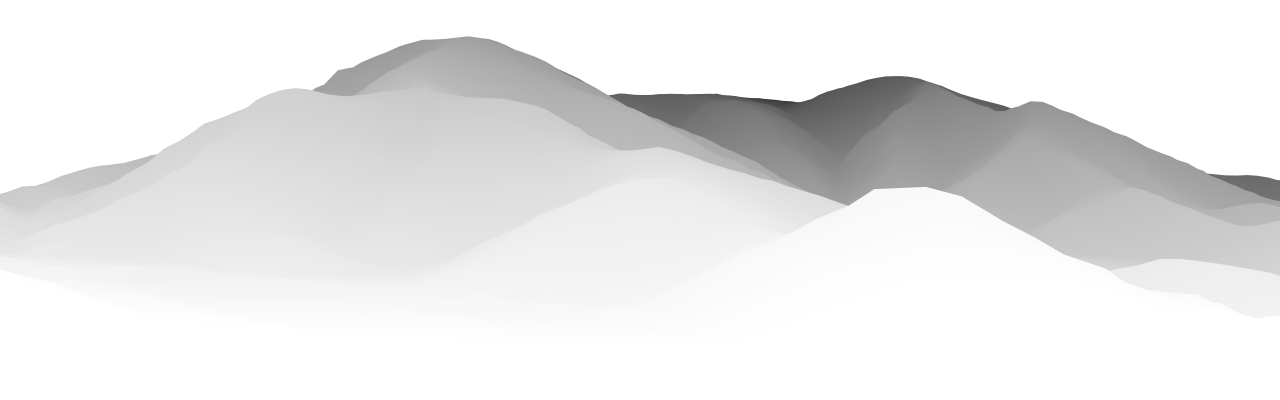
#> input picture pipeline/insumos/zdepth_izq_3840x1200.png, 3840 x 1200 px (shown at 1/3 size)
$ python zonas.py
#> lines starting #> are read from the running program, lines starting #| are printed output that depends on the picture; after the words box and inside, x2 and y2 are one past the last pixel; in counts of white or black regions, pixels touching at a corner belong together
### pipeline/surfaces.py
# -*- coding: utf-8 -*-
"""Superficies del show: máscaras de mapping, Z-depth de los cerros y tamaños de generación.

La máscara de mapping (la que usa Resolume) manda. El relieve sale del Z-depth renderizado en 3ds Max
desde la cámara de cada proyector (blanco = cerca). Donde la máscara se sale del Z-depth, el relieve se
extiende con un relleno suave para que no queden huecos."""
import os
import numpy as np
from PIL import Image, ImageFilter

HERE = os.path.dirname(os.path.abspath(__file__))
INS = os.path.join(HERE, "insumos")

SURF = {
    # nombre: (archivo máscara, archivo Z-depth, tamaño final, tamaño de generación)
    "izq": ("mascara_izq_3840x1200.png", "zdepth_izq_3840x1200.png", (3840, 1200), (1792, 560)),
    "der": ("mascara_der_4096x1200.png", "zdepth_der_4096x1200.png", (4096, 1200), (1856, 544)),
    "cen": ("mascara_cen_3712x896.png", None, (3712, 896), (1856, 448)),
}
LABEL = {"izq": "Montaña izquierda", "cen": "Pantallas centro", "der": "Montaña derecha"}


def mask(s, size=None):
    m = Image.open(os.path.join(INS, SURF[s][0])).convert("L")
    return m.resize(size, Image.LANCZOS) if size else m


# [26 lines left out: functions depth_for_generation, apply_mask, not called in this run]

### pipeline/zonas.py
# -*- coding: utf-8 -*-
"""Mapa de zonas aptas para elementos definidos sobre cada montaña.

El Z-depth está renderizado desde la cámara del proyector (blanco = cerca). Una imagen proyectada se ve
sin distorsión solo desde el proyector; desde otro punto del público, cada punto se corre en proporción
a cuánto se aleja la superficie de un plano de frente. Por eso:
  - pendiente de profundidad baja (|grad|)  -> la superficie mira al público: lo dibujado se mantiene;
  - curvatura baja (laplaciano)              -> la zona es casi plana: no se quiebra el dibujo;
  - pendiente vertical baja (|gy|)           -> los elementos verticales siguen parados (no se "acuestan").
Lejos de esas zonas conviene usar solo color, textura y luz.

Salida: zonas_<sup>.png (verde = figuras y elementos altos, amarillo = figuras bajas o en movimiento
horizontal, rojo = solo color/textura/luz) y zonas_<sup>_overlay.jpg sobre el render de la montaña.
"""
import os, sys
import numpy as np
from PIL import Image, ImageFilter

HERE = os.path.dirname(os.path.abspath(__file__))
sys.path.insert(0, HERE)
import surfaces


def blur(a, r):
    """Desenfoque aproximadamente gaussiano (3 pasadas de caja) sobre float32."""
    out = a.astype(np.float32)
    for _ in range(3):
        for ax in (0, 1):
            c = np.cumsum(np.pad(out, [(r + 1, r) if i == ax else (0, 0) for i in range(2)], mode="edge"), axis=ax)
            if ax == 0:
                out = (c[2 * r + 1:] - c[:-2 * r - 1]) / (2 * r + 1)
            else:
                out = (c[:, 2 * r + 1:] - c[:, :-2 * r - 1]) / (2 * r + 1)
    return out


def compute(s, width=1920):
#> called with s = 'izq', width = 1920
    zfile = surfaces.SURF[s][1]
    z = Image.open(os.path.join(surfaces.INS, zfile)).convert("RGBA")
#> z is the input picture: PIL image 3840x1200 RGBA; mean R, G, B, A 164.3, 164.3, 164.3, 186.5
    W, H = z.size
#> W = 3840; H = 1200
    h = round(H * width / W)
#> h = 600
    z = z.resize((width, h), Image.LANCZOS)
#> z: PIL image 1920x600 RGBA
    a = np.array(z.split()[3]).astype(np.float32) / 255
    d = np.array(z.convert("L")).astype(np.float32) / 255
    m = np.array(surfaces.mask(s, (width, h))).astype(np.float32) / 255
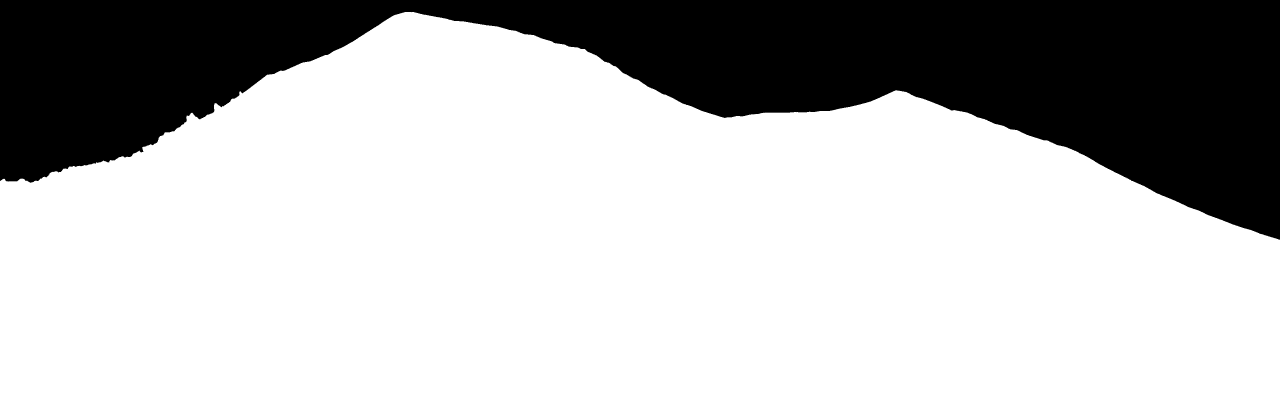
#> input picture pipeline/insumos/mascara_izq_3840x1200.png, 3840 x 1200 px (shown at 1/3 size)
#> in mask, m is the input picture: PIL image 3840x1200 L; 72% white; 1 black region, box (x1, y1, x2, y2) and area: (0, 0, 3840, 719) 1288256
#> m: shape (600, 1920) float32
    inside = (a > 0.5) & (m > 0.5)
#> inside: shape (600, 1920) bool; 69.8% white; 1 black region, box (x1, y1, x2, y2) and area: (0, 0, 1920, 359) 348260
    # margen: lejos del borde de la silueta (cresta y base) para que nada se salga del cerro
    core = blur(inside.astype(np.float32), 18) > 0.97
#> core: shape (600, 1920) bool; 63.7% white; 1 black region, box (x1, y1, x2, y2) and area: (0, 0, 1920, 391) 418722
    ds = blur(np.where(inside, d, 0), 6) / np.maximum(blur(inside.astype(np.float32), 6), 1e-3)
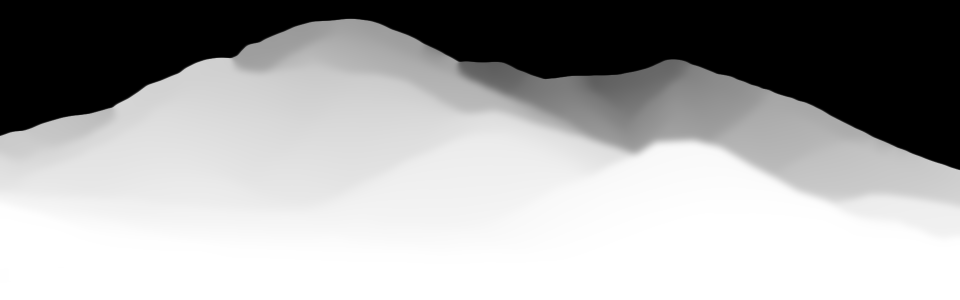
#> ds: shape (600, 1920) float32 (shown at 1/2 size); min 0, max 1, mean 0.646
    gy, gx = np.gradient(ds)
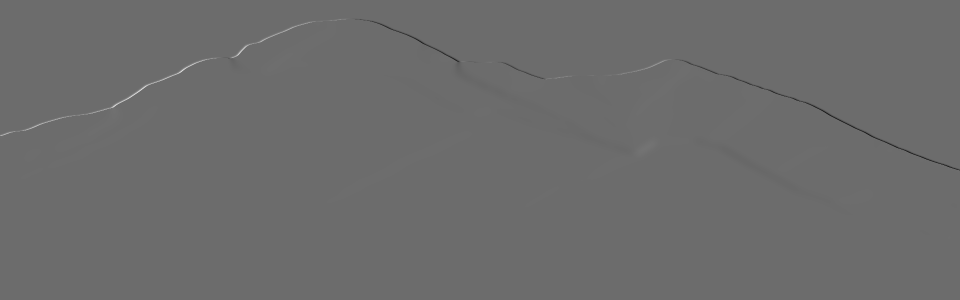
#> gx: shape (600, 1920) float32 (shown at 1/2 size); min -0.188, max 0.253, mean -5.86e-05; drawn with min black and max white
    gy, gx = gy * h, gx * width                  # en unidades de profundidad por ancho/alto de imagen
    grad = np.hypot(gx, gy)
    lap = np.abs(blur(ds, 20) - ds) * 50
    g = blur(grad, 10); v = blur(np.abs(gy), 10); c = blur(lap, 10)
#> after the loop in blur (call 7), `for _ in range(3):`:
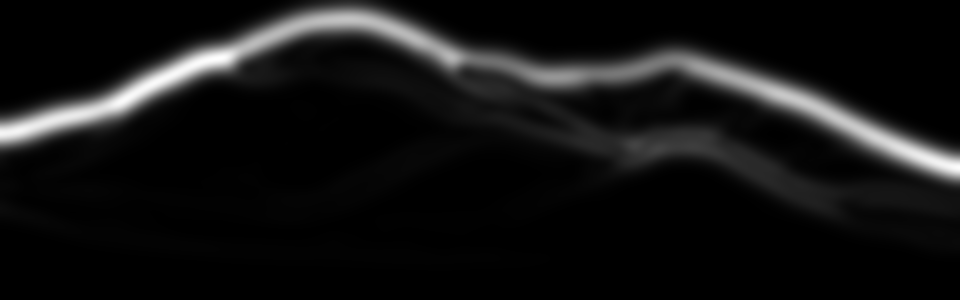
#> out: shape (600, 1920) float32 (shown at 1/2 size); min 0, max 13.79, mean 1.05; drawn with min black and max white
    sel = core
    def q(x, p):
        return np.percentile(x[sel], p)
    # verde: frontal, plano y sin pendiente vertical (elementos altos ok)
    green = sel & (g < q(g, 35)) & (c < q(c, 50)) & (v < q(v, 35))
#> green: shape (600, 1920) bool; 18.7% white; 1 white region, box (x1, y1, x2, y2) and area: (0, 344, 1920, 600) 215379
    # amarillo: frontal o en curva de nivel (figuras bajas, recorridos horizontales)
    yellow = sel & ~green & (g < q(g, 60)) & (c < q(c, 70))
#> yellow: shape (600, 1920) bool; 17.3% white; 7 white regions, largest, box (x1, y1, x2, y2) and area: (0, 296, 1920, 539) 115405, (106, 176, 842, 399) 79261, (1637, 326, 1737, 351) 1506
    # Z-depth saturado (zona más cercana al público): sin dato de relieve -> nunca verde
    sat = inside & (blur((d >= 0.975).astype(np.float32), 4) > 0.5)
#> in blur (call 8), `out = a.astype(np.float32)`: out: shape (600, 1920) float32; values 0 (black) and 1 (white), 30.3% white; 279 white regions (277 under 20 px), largest, box (x1, y1, x2, y2) and area: (0, 281, 1920, 600) 348842, (246, 209, 270, 221) 24
#> after the loop in blur (call 8), `for _ in range(3):`:
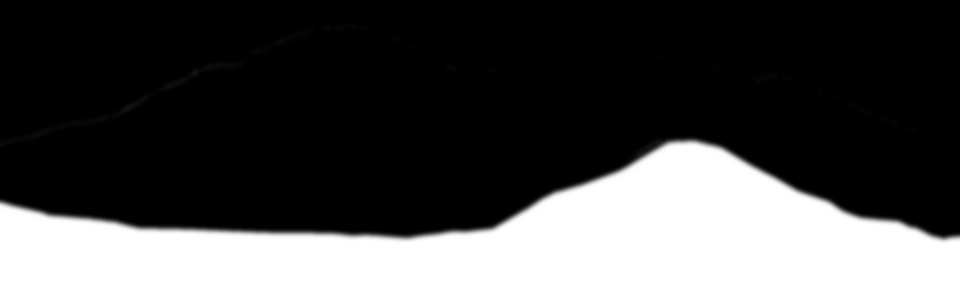
#> out: shape (600, 1920) float32 (shown at 1/2 size); min 0, max 1, mean 0.303
#> sat: shape (600, 1920) bool; 30.3% white; 1 white region, box (x1, y1, x2, y2) and area: (0, 282, 1920, 600) 348846
    yellow = (yellow | (green & sat)) & ~(sat & (c > q(c, 70)))
#> yellow: shape (600, 1920) bool; 36% white; 6 white regions, box (x1, y1, x2, y2) and area: (0, 296, 1920, 600) 331619, (106, 176, 842, 399) 79261, (1637, 326, 1737, 351) 1506, (592, 180, 637, 224) 1452, (1524, 272, 1543, 288) 191, (1563, 267, 1580, 282) 178
    green = green & ~sat
#> green: shape (600, 1920) bool; every value is 0
    red = inside & ~green & ~yellow
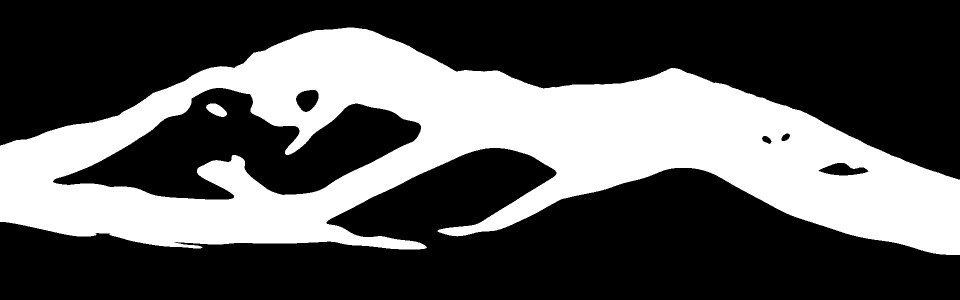
#> red: shape (600, 1920) bool (shown at 1/2 size); 33.8% white; 2 white regions, box (x1, y1, x2, y2) and area: (0, 55, 1920, 510) 388810, (412, 207, 454, 234) 723
    zmap = np.zeros((h, width, 3), np.uint8)
    zmap[red] = (190, 40, 40); zmap[yellow] = (235, 190, 40); zmap[green] = (60, 190, 90)
    stats = {k: round(float(x.sum() / max(inside.sum(), 1)) * 100, 1) for k, x in (("verde", green), ("amarillo", yellow), ("rojo", red))}
#> stats = {'verde': 0, 'amarillo': 51.5, 'rojo': 48.5}
    return zmap, inside, stats


def overlay(s, zmap, inside, width=1920):
    clay = Image.open(os.path.join(surfaces.INS, f"clay_{s}_{surfaces.SURF[s][2][0]}x{surfaces.SURF[s][2][1]}.png")).convert("RGB")
    clay = clay.resize((zmap.shape[1], zmap.shape[0]), Image.LANCZOS)
    c = np.array(clay).astype(np.float32)
    o = np.where(inside[..., None], c * 0.45 + zmap.astype(np.float32) * 0.55, c * 0.25)
    cam = os.path.join(surfaces.INS, f"camino2025_{s}_{surfaces.SURF[s][2][0]}x{surfaces.SURF[s][2][1]}.png")
    if os.path.exists(cam):     # recorrido de los granaderos 2025, en blanco
        ln = np.array(Image.open(cam).convert("L").resize((zmap.shape[1], zmap.shape[0]), Image.LANCZOS)).astype(np.float32) / 255
        ln = np.clip(ln * 2.2, 0, 1)[..., None]
        o = o * (1 - ln) + 255 * ln
    return Image.fromarray(o.clip(0, 255).astype(np.uint8))


if __name__ == "__main__":
    outdir = sys.argv[1] if len(sys.argv) > 1 else os.path.join(HERE, "..", "assets", "zonas")
    os.makedirs(outdir, exist_ok=True)
    for s in ("izq", "der"):
        zmap, inside, stats = compute(s)
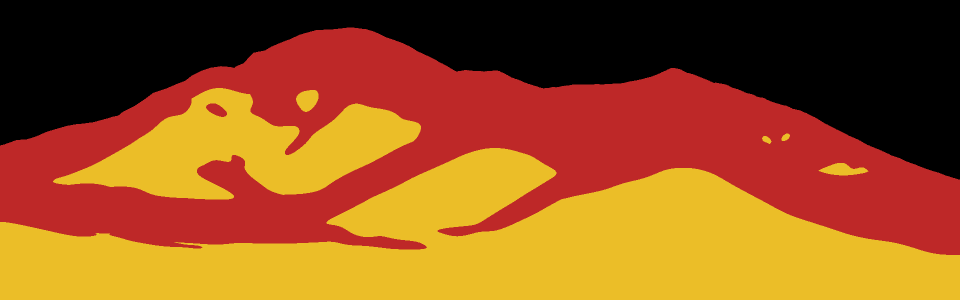
#> zmap: shape (600, 1920, 3) (shown at 1/2 size); mean of channels 0, 1, 2 148.7, 81.8, 27.9; drawn as R, G, B
#> stats = {'verde': 0, 'amarillo': 51.5, 'rojo': 48.5}
        Image.fromarray(zmap).save(os.path.join(outdir, f"zonas_{s}.png"))
        overlay(s, zmap, inside).save(os.path.join(outdir, f"zonas_{s}_overlay.jpg"), quality=86)
#> (the run stopped early here; a loop or call above may not have finished)
